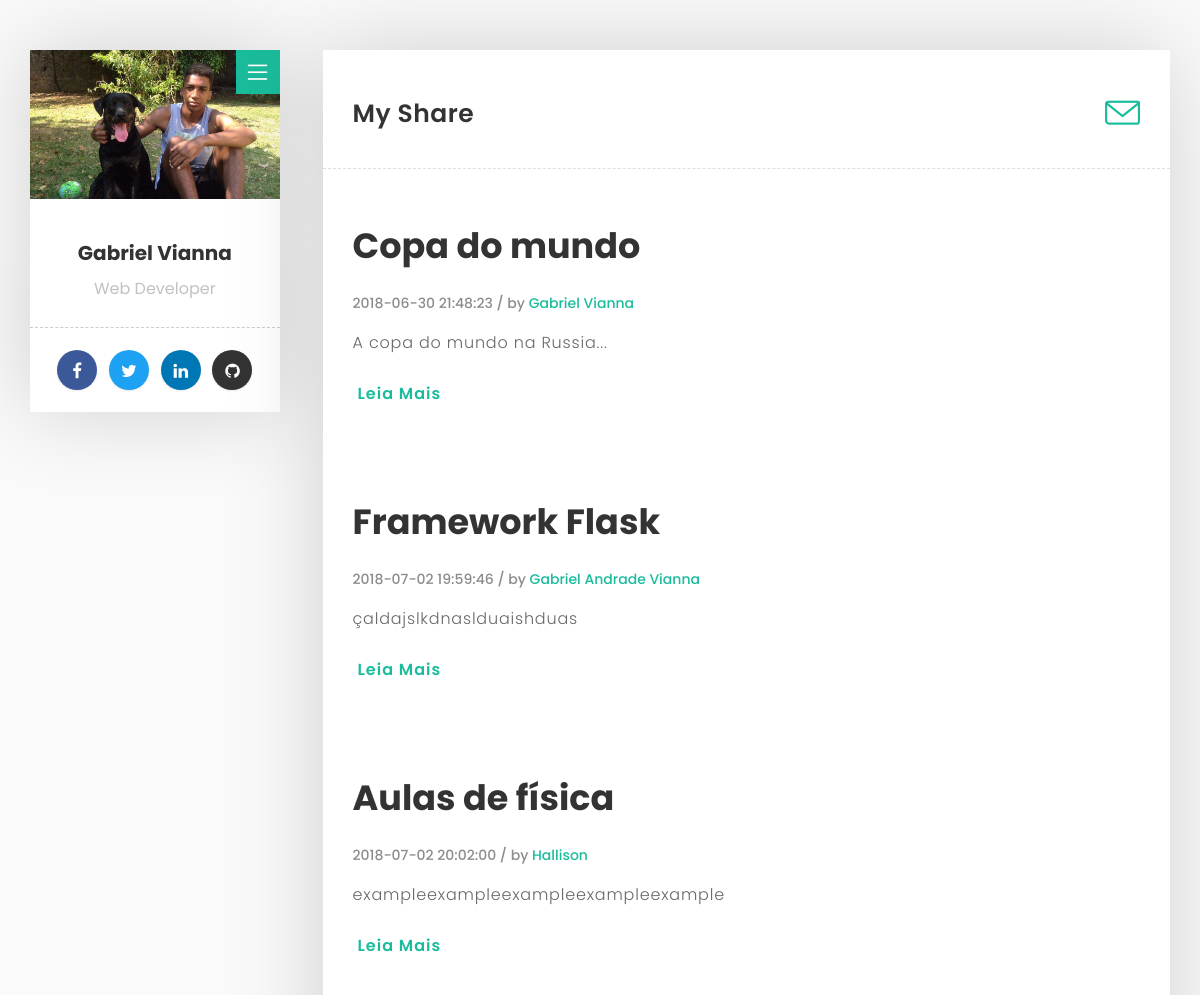
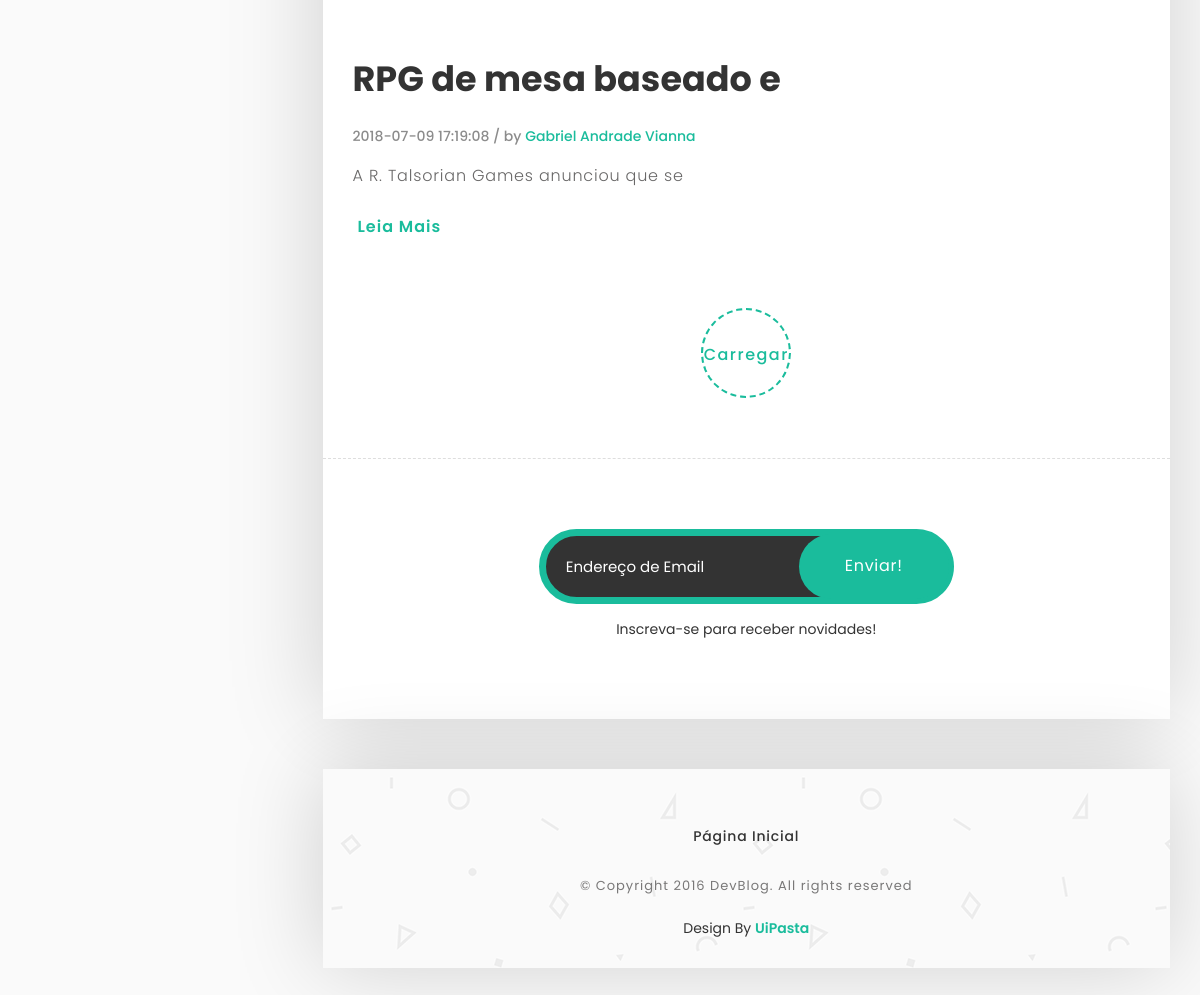
The page / on the database its author committed (2 pictures, top to bottom).
### blog_sample/models.py (models this page shows, shortened)
class Article(db.Model):
    id = db.Column(db.Integer, primary_key=True)
    title = db.Column(db.String(50), nullable=False)
    text = db.Column(db.Text, nullable=False)
    abstract = db.Column(db.String(50), nullable=False)
    cover = db.Column(db.String(50), nullable=False)
    published_date = db.Column(db.DateTime, nullable=False, default=datetime.utcnow)
    last_modified = db.Column(db.DateTime, nullable=False, default=datetime.utcnow)
    published = db.Column(db.Boolean, nullable=False)
    slug = db.Column(db.String(50), nullable=False)
    category_id = db.Column(db.Integer, db.ForeignKey('category.id'),
        nullable=False)
    category = db.relationship('Category',
        backref=db.backref('articles', lazy=True))
    author_id = db.Column(db.Integer, db.ForeignKey('author.id'),
        nullable=False)
    author =db.relationship('Author', backref=db.backref('authors',lazy=True))

class Author(db.Model):
    id = db.Column(db.Integer, primary_key=True)
    email = db.Column(db.String(80), unique=True, nullable=False)
    name = db.Column(db.String(50), unique=True, nullable=False)
    website = db.Column(db.String(30), unique=True, nullable=False)
    photo = db.Column(db.String(120), unique=False, nullable=False)
    bio = db.Column(db.String(300), unique=False, nullable=False)
    def __repr__(self):
        return self.name

### blog_sample/views.py (the view)
@flaskapp.route("/")
def index():
    artigos = Article.query.all()
    return render_template('index.html', titulo = 'Artigos', artigos = artigos)

### blog_sample/templates/index.html (shortened to what this page needs)
<!DOCTYPE html>
<html lang="en">
  <head>
    <link rel="stylesheet" type="text/css" href="{{url_for('static', filename='css/plugin.css')}}">
    <link rel="stylesheet" type="text/css" href="{{url_for('static', filename='css/style.css')}}">
  </head>
 <body>
    <div id="main">
        <div class="container">
            <div class="row">
                 <div class="col-md-3">
                   <div class="about-fixed">
                     <div class="my-pic">
                        <img src="{{url_for('static', filename='images/pic/luke.jpeg')}}" alt="">
                        <a href="javascript:void(0)" class="collapsed" data-target="#menu" data-toggle="collapse"><i class="icon-menu menu"></i></a>
                        </div>
                      <div class="my-detail">
                        <div class="white-spacing">
                            <h1>Gabriel Vianna</h1>
                            <span>Web Developer</span>
                        </div>
                       <ul class="social-icon">
                         <li><a href="https://www.facebook.com/gabriel.andradevianna" target="_blank" class="facebook"><i class="fa fa-facebook"></i></a></li>
                         <li><a href="https://twitter.com/ErvilhaVianna" target="_blank" class="twitter"><i class="fa fa-twitter"></i></a></li>
                         <li><a href="https://www.linkedin.com/in/gabriel-andrade-vianna/" target="_blank" class="linkedin"><i class="fa fa-linkedin"></i></a></li>
                         <li><a href="https://github.com/Gabriel-Vianna" target="_blank" class="github"><i class="fa fa-github"></i></a></li>
                        </ul>
                    </div>
                  </div>
                </div>
                 <div class="col-md-9">
                    <div class="col-md-12 page-body">
                    	<div class="row">
                            <div class="sub-title">
                           		<h2>My Share</h2>
                                <a href="mailto:gabriel1_vianna@hotmail.com"><i class="icon-envelope"></i></a>
                             </div>
                            <div class="col-md-12 content-page">
                                {% for artigo in artigos %}
                                <div class="col-md-12 blog-post">
                                    <div class="post-title">
                                      <a href="{{url_for('article_details', slug =artigo.slug)}}"><h1>{{artigo.title}}</h1></a>
                                    </div>
                                    <div class="post-info">
                                    	<span>{{artigo.published_date}} / by <a href="{{url_for('author_details', author =artigo.author.name)}}">{{artigo.author}}</a></span>
                                    </div>
                                    <p>{{artigo.abstract}}</p>
                                    <a href="{{url_for('article_details', slug =artigo.slug)}}" class="button button-style button-anim fa fa-long-arrow-right"><span>Leia Mais</span></a>
                                </div>
                                {% endfor %}
                                <div class="col-md-12 text-center">
                                 <a href="javascript:void(0)" id="load-more-post" class="load-more-button">Carregar</a>
                                </div>
                             </div>
                         </div>
                        <div class="col-md-8 col-md-offset-2">
                           <form id="mc-form" method="post" action="http://uipasta.us14.list-manage.com/subscribe/post?u=854825d502cdc101233c08a21&amp;id=86e84d44b7">
						  <div class="subscribe-form margin-top-20">
							 <input id="mc-email" type="email" placeholder="Endereço de Email" class="text-input">
							  <button class="submit-btn" type="submit">Enviar!</button>
								</div>
                                <p>Inscreva-se para receber novidades!</p>
							  </form>
                           </div>
                         </div>
                       <div class="col-md-12 page-body margin-top-50 footer">
                          <footer>
                          <ul class="menu-link">
                               <li><a href="index.html">Página Inicial</a></li>
                          </ul>
                          <p>© Copyright 2016 DevBlog. All rights reserved</p>
                          <div class="uipasta-credit">Design By <a href="http://www.uipasta.com" target="_blank">UiPasta</a></div>
                         </footer>
                       </div>
                  </div>
            </div>
         </div>
      </div>
   </body>
 </html>

### rows shown on the page
Article: title "Copa do mundo", published_date "2018-06-30 21:48:23", author "Gabriel Vianna", abstract "A copa do mundo na Russia..."
Article: title "Framework Flask", published_date "2018-07-02 19:59:46", author "Gabriel Andrade Vianna", abstract "çaldajslkdnaslduaishduas"
Article: title "Aulas de física", published_date "2018-07-02 20:02:00", author "Hallison", abstract "exampleexampleexampleexampleexample"
Article: title "RPG de mesa baseado e", published_date "2018-07-09 17:19:08", author "Gabriel Andrade Vianna", abstract "A R. Talsorian Games anunciou que se"
